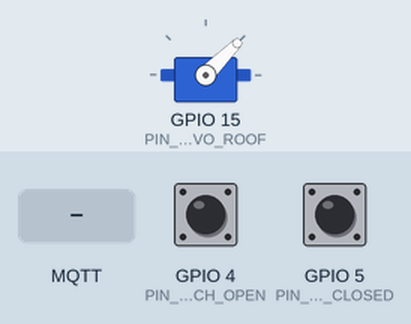
A program run on a simulated ESP32-S3. On the bench: servo. Inputs (shaded band) come from the test bench; at power-on: GPIO 5 (PIN_SWITCH_CLOSED) HIGH, GPIO 4 (PIN_SWITCH_OPEN) HIGH. WiFi joins after 1.5 s; servers stay silent unless stated; no MQTT or app messages arrive unless stated; not simulated (calls return 0 or success): secrets.h; names the files do not define were given values by the test bench: MQTT_PORT = 1883; what the program prints to the serial monitor is not drawn.

Above: at 4.7 s.
4.8 s: GPIO 5 (PIN_SWITCH_CLOSED) pulled LOW for 0.15 s
At 5.4 s:
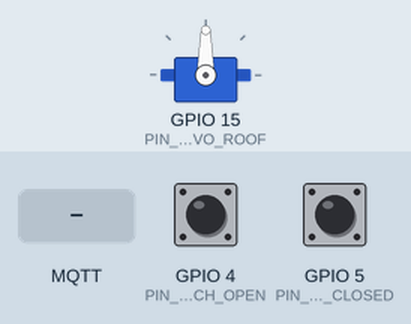
6.4 s: MQTT message "5" arrives on the first subscribed topic
At 6.9 s:
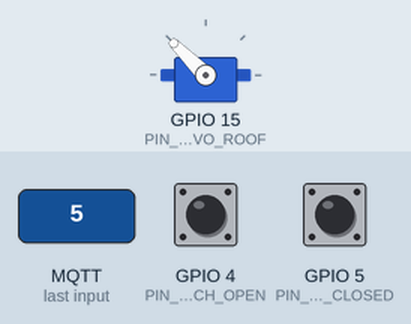
8.6 s: MQTT message "90" arrives on the first subscribed topic
At 9.6 s:
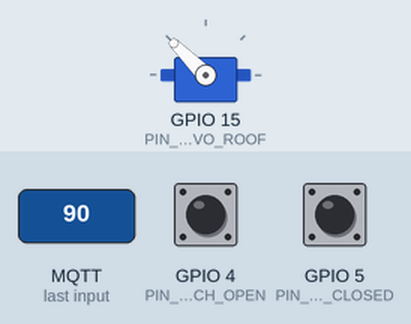
10.1 s: GPIO 4 (PIN_SWITCH_OPEN) pulled LOW for 0.15 s
At 10.6 s:
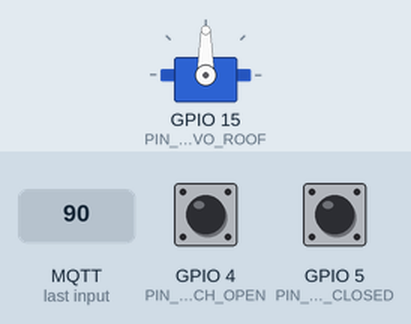
11.7 s: MQTT message "1" arrives on the first subscribed topic
At 13.1 s:
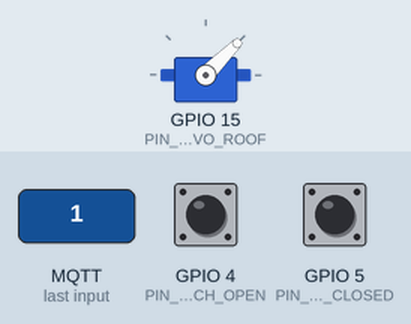
Timing chart, 0 to 28.0 s (numbered marks = the images above; inputs shaded):
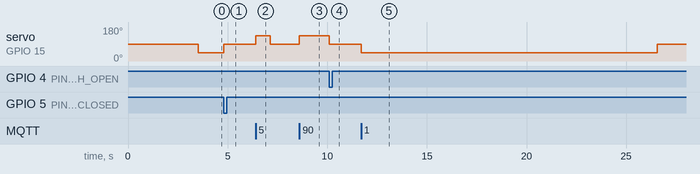

Measured:
- after the input at 4.8 s, servo on GPIO 15 (PIN_SERVO_ROOF): 45° → 90° at once
- after the input at 6.4 s, servo on GPIO 15 (PIN_SERVO_ROOF): 90° → 135° at once, → 90° 0.75 s later
- after the input at 8.6 s, servo on GPIO 15 (PIN_SERVO_ROOF): 90° → 135° at once
- after the input at 10.1 s, servo on GPIO 15 (PIN_SERVO_ROOF): 135° → 90° at once
- after the input at 11.7 s, servo on GPIO 15 (PIN_SERVO_ROOF): 90° → 45° at once, → 90° 14.8 s later

The program:

main.cpp
```cpp
#include <Arduino.h>
#include <WiFi.h>
#include <PubSubClient.h>
#include <ESP32Servo.h>
#include "secrets.h"

WiFiClient espClient;
PubSubClient client(espClient);
Servo roofServo;

// ==========================================
// CONFIGURAÇÃO DE PINOS
// ==========================================
// Pino de SINAL do Servo MG996R (Fio Laranja/Amarelo)
const int PIN_SERVO_ROOF = 15;

// Pinos dos Switches (Chaves de Fim de Curso)
const int PIN_SWITCH_OPEN = 4;
const int PIN_SWITCH_CLOSED = 5;

// ==========================================
// CONTROLE DO SERVO 360 (PROPORCIONAL)
// ==========================================
enum RoofState { ROOF_STOPPED, ROOF_OPENING, ROOF_CLOSING, ROOF_HOMING };
RoofState currentRoofState = ROOF_STOPPED;

// Tempo total de viagem do teto medido pelo usuário (15 segundos)
const unsigned long TOTAL_TRAVEL_TIME_MS = 15000;

long currentPositionMs = 0; // Posição atual estimada (0 a 15000)
long targetPositionMs = 0;  // Para onde queremos ir
unsigned long lastLoopTime = 0;

// Valores em microssegundos para servo de rotação contínua
const int SERVO_STOP = 1500;
const int SERVO_FORWARD = 2000; // Força máxima (abrir)
const int SERVO_REVERSE = 1000; // Força máxima (fechar)

void stopRoofMotor() {
  roofServo.writeMicroseconds(SERVO_STOP);
  currentRoofState = ROOF_STOPPED;
  Serial.println("Motor do teto PARADO.");
}

void setup_wifi() {
  delay(10);
  Serial.println();
  Serial.print("Conectando a ");
  Serial.println(WIFI_SSID);

  WiFi.begin(WIFI_SSID, WIFI_PASSWORD);

  while (WiFi.status() != WL_CONNECTED) {
    delay(500);
    Serial.print(".");
  }

  Serial.println("");
  Serial.println("WiFi conectado!");
  Serial.println(WiFi.localIP());
}

void callback(char* topic, byte* payload, unsigned int length) {
  String message = "";
  for (unsigned int i = 0; i < length; i++) {
    message += (char)payload[i];
  }

  Serial.print("Comando MQTT [");
  Serial.print(topic);
  Serial.print("] -> ");
  Serial.println(message);

  if (String(topic) == "alx/case/servos/angle") {
    // Agora o dashboard manda 0 a 100 (%)
    int percent = message.toInt();
    if(percent < 0) percent = 0;
    if(percent > 100) percent = 100;

    // Converte a porcentagem para tempo alvo
    targetPositionMs = (percent * TOTAL_TRAVEL_TIME_MS) / 100;

    Serial.print("Novo Target %: ");
    Serial.print(percent);
    Serial.print(" | Target MS: ");
    Serial.println(targetPositionMs);

    if (currentRoofState == ROOF_HOMING) {
      Serial.println("Ignorando comando: Realizando Homing (Calibracao inicial).");
      return;
    }

    if (targetPositionMs > currentPositionMs) {
      if (currentRoofState != ROOF_OPENING) {
        currentRoofState = ROOF_OPENING;
        roofServo.writeMicroseconds(SERVO_FORWARD);
        Serial.println("Comando: ABRINDO...");
      }
    } else if (targetPositionMs < currentPositionMs) {
      if (currentRoofState != ROOF_CLOSING) {
        currentRoofState = ROOF_CLOSING;
        roofServo.writeMicroseconds(SERVO_REVERSE);
        Serial.println("Comando: FECHANDO...");
      }
    }
  }
}

void reconnect() {
  while (!client.connected()) {
    Serial.print("Tentando conexão MQTT...");
    if (client.connect("ESP32_Alienware_ALX")) {
      Serial.println("conectado");
      // Avisa o Frontend do nosso estado atual
      if(currentRoofState == ROOF_HOMING) {
         client.publish("alx/status", "homing");
      } else {
         client.publish("alx/status", "online");
      }
      client.subscribe("alx/case/servos/angle");
    } else {
      Serial.print("falhou, rc=");
      Serial.print(client.state());
      Serial.println(" tentando novamente em 5 segundos");
      delay(5000);
    }
  }
}

void setup() {
  Serial.begin(115200);
  delay(2000);

  pinMode(PIN_SWITCH_OPEN, INPUT_PULLUP);
  pinMode(PIN_SWITCH_CLOSED, INPUT_PULLUP);

  roofServo.setPeriodHertz(50);
  roofServo.attach(PIN_SERVO_ROOF, 500, 2500);
  stopRoofMotor();

  setup_wifi();
  client.setServer(MQTT_SERVER, MQTT_PORT);
  client.setCallback(callback);

  // === ROTINA DE HOMING (CALIBRAÇÃO) ===
  bool isClosed = (digitalRead(PIN_SWITCH_CLOSED) == LOW);
  bool isOpen = (digitalRead(PIN_SWITCH_OPEN) == LOW);

  if (isClosed) {
    currentPositionMs = 0;
    targetPositionMs = 0;
    Serial.println("Boot: Teto ja fechado (0%).");
  } else if (isOpen) {
    currentPositionMs = TOTAL_TRAVEL_TIME_MS;
    targetPositionMs = TOTAL_TRAVEL_TIME_MS;
    Serial.println("Boot: Teto ja aberto (100%).");
  } else {
    // Parado no meio do caminho, precisamos nos achar!
    Serial.println("Boot: Posicao desconhecida. Iniciando HOMING (Fechando)...");
    currentRoofState = ROOF_HOMING;
    roofServo.writeMicroseconds(SERVO_REVERSE);
  }

  lastLoopTime = millis();
}

void loop() {
  if (!client.connected()) {
    reconnect();
  }
  client.loop();

  // Calcula quanto tempo passou desde a ultima volta do loop
  unsigned long now = millis();
  unsigned long dt = now - lastLoopTime;
  lastLoopTime = now;

  bool isFullyOpen = (digitalRead(PIN_SWITCH_OPEN) == LOW);
  bool isFullyClosed = (digitalRead(PIN_SWITCH_CLOSED) == LOW);

  // Se estiver calibrando (homing)
  if (currentRoofState == ROOF_HOMING) {
    if (isFullyClosed) {
      stopRoofMotor();
      currentPositionMs = 0;
      targetPositionMs = 0;
      Serial.println("HOMING CONCLUIDO! Teto calibrado em 0%.");
      client.publish("alx/status", "online");
    }
    return;
  }

  // Deslocamento estimado por tempo (Dead-Reckoning)
  if (currentRoofState == ROOF_OPENING) {
    currentPositionMs += dt;
    if (currentPositionMs >= targetPositionMs || isFullyOpen) {
      if (isFullyOpen) currentPositionMs = TOTAL_TRAVEL_TIME_MS; // Auto-corrige a precisao
      stopRoofMotor();
    }
  }
  else if (currentRoofState == ROOF_CLOSING) {
    currentPositionMs -= dt;
    if (currentPositionMs <= targetPositionMs || isFullyClosed) {
      if (isFullyClosed) currentPositionMs = 0; // Auto-corrige a precisao
      stopRoofMotor();
    }
  }

  // Limites de segurança contra variaveis malucas
  if(currentPositionMs > TOTAL_TRAVEL_TIME_MS) currentPositionMs = TOTAL_TRAVEL_TIME_MS;
  if(currentPositionMs < 0) currentPositionMs = 0;
}
```
